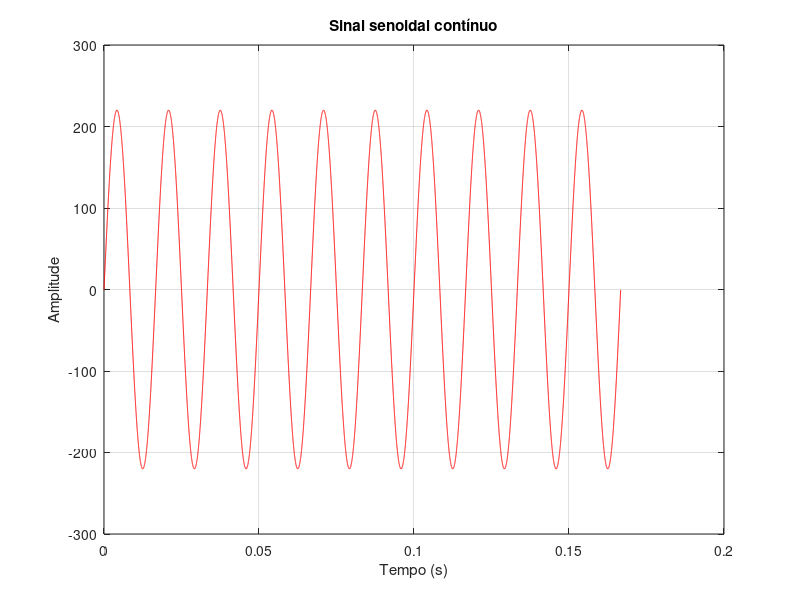
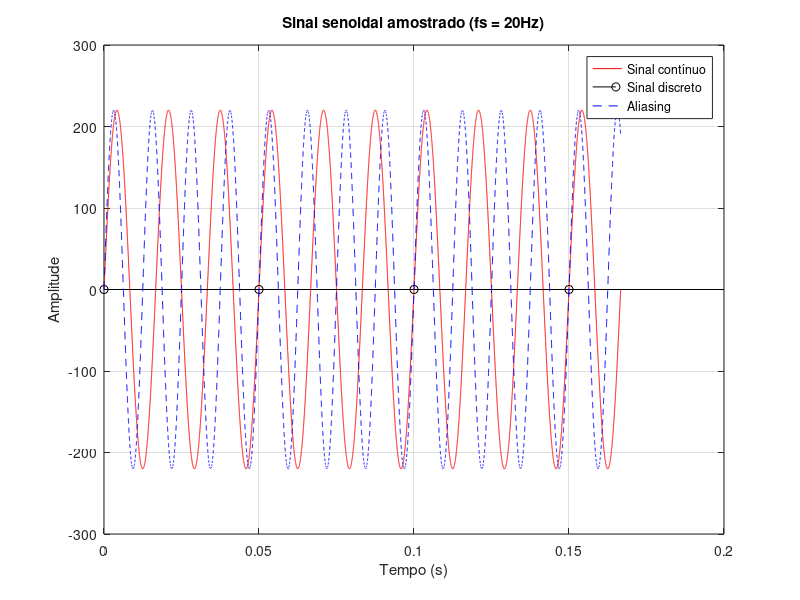
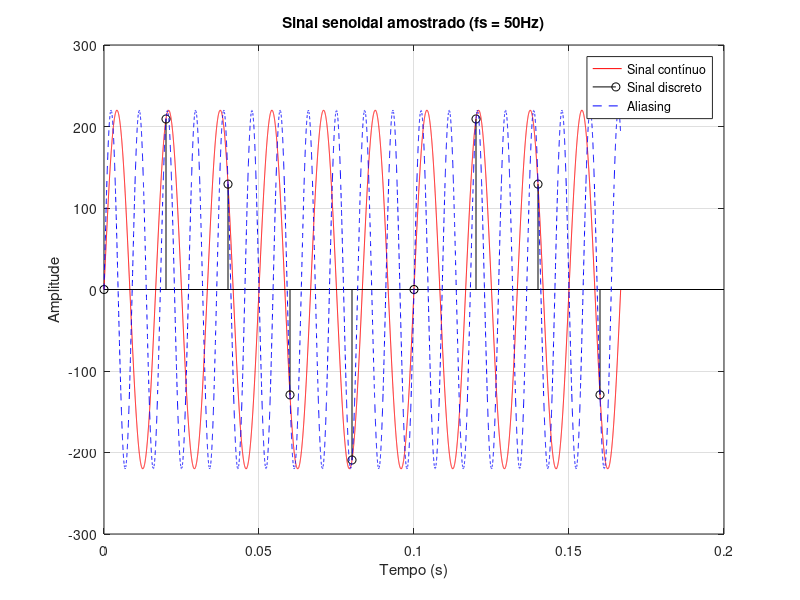
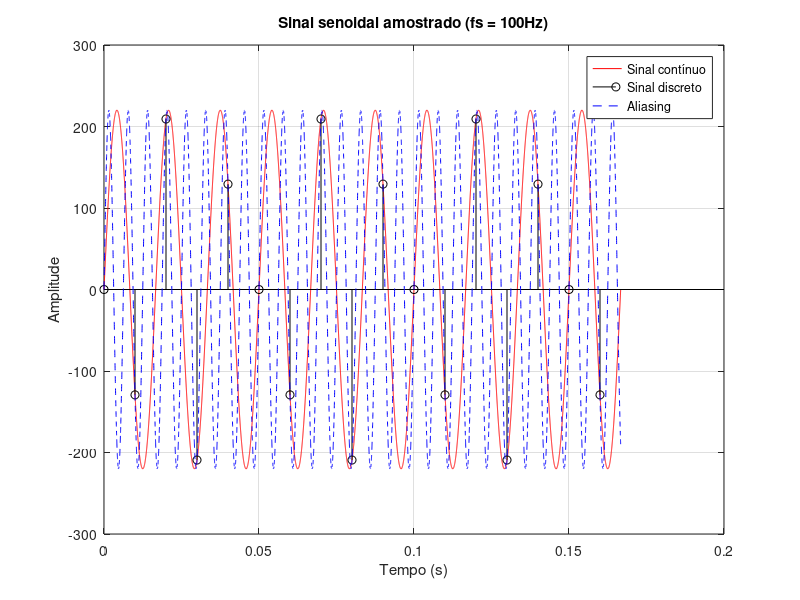

Source code (MATLAB) for these figures, in order:
clear all
clc


%%
% Definindo a frequência da onda senoidal
w = 2*pi*60; %frequencia angular
T = 2*pi/w; %Periodo
N = 10; % Numero de periodos
passo = 0.00001; 
t_cont = 0:passo:N*T; % tempo de amostragem
x_cont = 127*sqrt(3)*sin(2*pi*60*t_cont);

% Esboçando a função contínua
figure;
plot(t_cont,x_cont,'r');
xlabel('Tempo (s)');
ylabel('Amplitude');
title('Sinal senoidal contínuo');
%ylim([-500, 500]);
grid on

% Frequencia de amostragem
fs = [20, 50, 100, 200, 500, 1000];

for i = 1:length(fs)
    figure;
    % Periodo de amostragem
    Ts = 1/fs(i);
    % Funcao continua
    plot(t_cont,x_cont,'r');

    n = 0:ceil(N*T/Ts)-1;
    x_disc = 127*sqrt(3)*sin(2*60*pi*n*Ts);
    hold all
    
    % Plota grafico discreto
    stem(n*Ts, x_disc,'black');

    % Plota aliassing
    w_alias = 2*pi*(1/Ts); 
    x_alias = 127*sqrt(3)*sin(((2*pi*60)+w_alias)*t_cont);
    plot(t_cont, x_alias, 'b--');
    
    % Legendas
    title(['Sinal senoidal amostrado (fs = ' num2str(1/Ts) 'Hz)']);
    xlabel('Tempo (s)');
    ylabel('Amplitude');
    legend('Sinal contínuo','Sinal discreto', 'Aliasing');
    %ylim([-500, 500]);
    grid on
end


